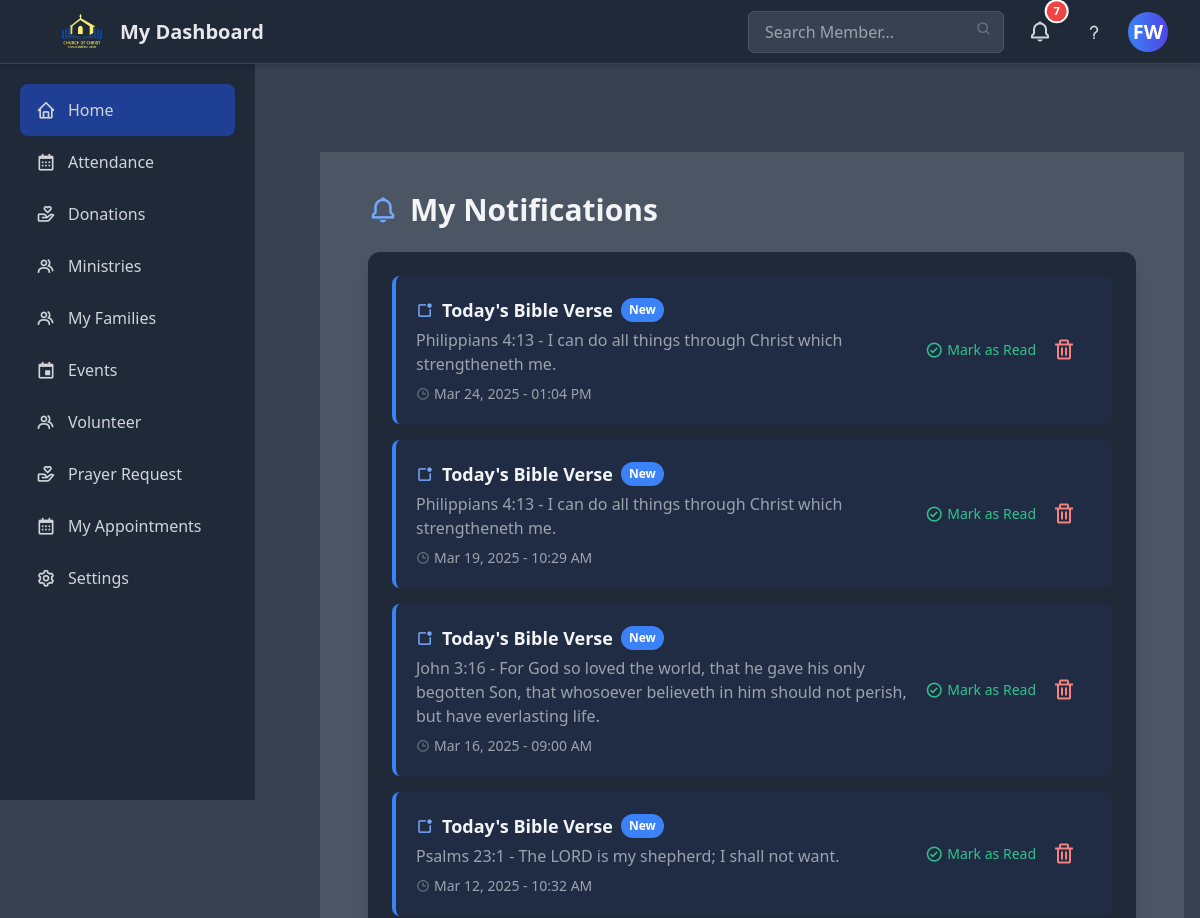
The app's page /contact/dashboard/notifications/ (signed in, upper part), older data.
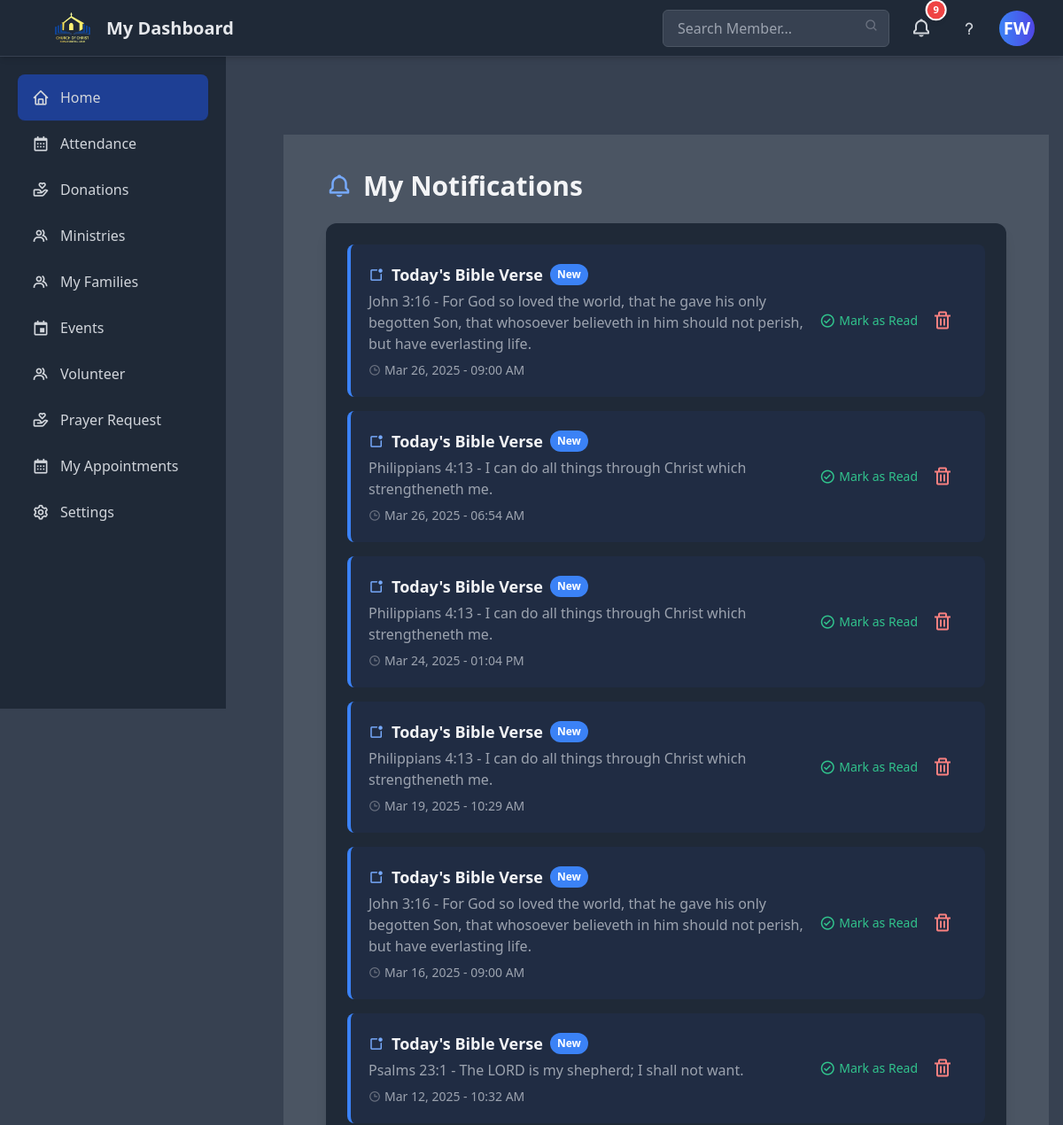
The same page, newer data.
### account/models.py (models this page shows, shortened)
class Church(models.Model):
    name = models.CharField(max_length=255, unique=True)
    address = models.CharField(max_length=255, blank=True, null=True)
    phone_number = models.CharField(max_length=20, blank=True, null=True)
    email = models.EmailField(blank=True, null=True)
    website = models.URLField(blank=True, null=True)
    description = models.TextField(blank=True, null=True)
    logo = CompressedImageField(upload_to='church_logos/', blank=True, null=True)  # Ensure Pillow is
    created_at = models.DateTimeField(auto_now_add=True, editable=False)
    updated_at = models.DateTimeField(auto_now=True, editable=False)
    created_by = models.ForeignKey(User, on_delete=models.SET_NULL, null=True, related_name='created_churches', editable=False)
    updated_by = models.ForeignKey(User, on_delete=models.SET_NULL, null=True, related_name='updated_churches', editable=False)
    class Meta:
        verbose_name_plural = "Churches"

### membership/models.py (models this page shows, shortened)
class Member(models.Model):
    GENDER_CHOICES = [
        ('M', 'Male'),
        ('F', 'Female'),
    ]
    APPROVAL_CHOICES = [
        ('pending', 'Pending'),
        ('approved', 'Approved'),
        ('rejected', 'Rejected'),
    ]
    user = models.OneToOneField(User, on_delete=models.CASCADE, help_text="The associated user account.")
    phone = models.CharField(max_length=20, blank=True, help_text="Member's phone number.")
    address = models.TextField(blank=True, help_text="Member's full address.")
    date_of_birth = models.DateField(null=True, blank=True, help_text="Member's date of birth.")
    date_joined = models.DateField(auto_now_add=True, help_text="Date when the member joined.")
    baptized = models.BooleanField(default=False, help_text="Indicates if the member is baptized.")
    ministries = models.ManyToManyField(Ministry, blank=True, related_name="members", help_text="The ministries this member belongs to.")
    photo = CompressedImageField(upload_to='members/', blank=True, null=True, help_text="Member's profile picture.")
    gender = models.CharField(max_length=1, choices=GENDER_CHOICES, help_text="Gender of the member.")
    can_lead = models.BooleanField(default=False, help_text="Indicates if the member can lead services (for males only).")
    approval_status = models.CharField(
        max_length=10, choices=APPROVAL_CHOICES, default='pending'
    )
    class Meta:
        ordering = ['user__username']

### contact/models.py (models this page shows, shortened)
class Notification(models.Model):
    title = models.CharField(max_length=200)
    content = models.TextField()
    created_at = models.DateTimeField(auto_now_add=True)
    is_read = models.BooleanField(default=False)
    member = models.ForeignKey(
        'membership.Member',
        on_delete=models.SET_NULL,
        null=True,
        blank=True  # Allows NULL for general notifications
    )
    class Meta:
        ordering = ['-created_at']

### contact/views.py (the view)
# urls.py: path('dashboard/notifications/', contact_views.member_dashboard_notifications, name='member_dashboard_notifications'),
@login_required
def member_dashboard_notifications(request):
    member = getattr(request.user, 'member', None)
    if member:
        notifications = Notification.objects.filter(
            Q(member__isnull=True) | Q(member=member)
        ).order_by('-created_at')
    else:
        notifications = Notification.objects.filter(
            member__isnull=True
        ).order_by('-created_at')
    context = {
        'member': member,
        'notifications': notifications
    }
    return render(request, 'contact/member_dashboard_notifications.html', context)

### contact/templates/contact/member_dashboard_notifications.html (shortened to what this page needs)
{% extends 'member_dashboard.html' %}
{% block content %}
<div class="max-w-4xl mx-auto px-4 sm:px-6 lg:px-8 py-6">
    <h1 class="text-2xl sm:text-3xl font-bold text-gray-900 dark:text-gray-100 mb-6 flex items-center gap-3">
        <i class="bx bx-bell text-3xl text-blue-600 dark:text-blue-400"></i>
        My Notifications
    </h1>
    {% if notifications %}
        <div class="bg-white dark:bg-gray-800 rounded-xl shadow-lg p-6">
            <ul class="space-y-4">
                {% for notification in notifications %}
                <li class="flex flex-col sm:flex-row items-start sm:items-center justify-between p-5 rounded-lg transition-all duration-300
                    {% if not notification.is_read %}
                        bg-blue-50 dark:bg-blue-900/20 border-l-4 border-blue-500
                    {% else %}
                        bg-gray-50 dark:bg-gray-700 hover:bg-gray-100 dark:hover:bg-gray-600
                    {% endif %}">
                    <div class="flex-1">
                        <h3 class="font-semibold text-gray-900 dark:text-gray-100 text-lg flex items-center gap-2">
                            <i class="bx bx-notification text-blue-500 dark:text-blue-400"></i>
                            {{ notification.title }}
                            {% if not notification.is_read %}
                                <span class="bg-blue-500 text-white text-xs px-2 py-1 rounded-full">New</span>
                            {% endif %}
                        </h3>
                        <p class="text-gray-600 dark:text-gray-400 mt-1">{{ notification.content }}</p>
                        <p class="text-gray-500 dark:text-gray-400 text-sm mt-2 flex items-center gap-1">
                            <i class="bx bx-time text-gray-400 dark:text-gray-500"></i>
                            {{ notification.created_at|date:"M d, Y - h:i A" }}
                        </p>
                    </div>
                    <div class="flex items-center gap-4 mt-3 sm:mt-0">
                        {% if not notification.is_read %}
                        <form action="{% url 'contact:mark_as_read' notification.pk %}" method="POST">
                            <button type="submit"
                                    class="text-green-600 dark:text-green-400 hover:text-green-700 dark:hover:text-green-300 text-sm font-medium flex items-center gap-1 transition-colors duration-200">
                                <i class="bx bx-check-circle text-lg"></i>
                                <span>Mark as Read</span>
                            </button>
                        </form>
                        {% endif %}
                        <button type="button" onclick="confirmDeleteNotification({{ notification.pk }})"
                                class="text-red-600 dark:text-red-400 hover:text-red-700 dark:hover:text-red-300 transition-all duration-200 hover:scale-110">
                            <i class="bx bx-trash text-2xl"></i>
                        </button>
                    </div>
                </li>
                {% endfor %}
            </ul>
        </div>
    {% endif %}
</div>
{% endblock %}

### templates/partials/_dashboard_topnav.html (shortened to what this page needs)
<header class="bg-white border-b h-16 fixed top-0 left-0 w-full z-40 shadow-md transition-shadow duration-300 dark:bg-gray-800 dark:border-gray-700">
    <div class="max-w-7xl mx-auto px-4 sm:px-6 lg:px-8">
        <div class="flex items-center justify-between h-16">
            <div class="flex items-center space-x-4">
                <a href="{% url 'community:home' %}" class="flex items-center space-x-2">
                    <img src="{{church.logo.url}}" alt="Church logo" class="h-16 w-auto">
                    <span class="text-xl font-semibold text-gray-800 hidden sm:block dark:text-gray-200">My Dashboard</span>
                </a>
            </div>
            <div class="flex items-center space-x-4">
                <div class="relative hidden md:block">
                    <input type="text" placeholder="Search Member..."
                        class="w-64 px-4 py-2 rounded-md border border-gray-300 bg-gray-50 dark:bg-gray-700 dark:border-gray-600 dark:text-gray-300 focus:bg-white dark:focus:bg-gray-800 focus:outline-none focus:ring-2 focus:ring-blue-500 transition-shadow duration-200">
                    <i class='bx bx-search absolute right-3 top-2.5 text-gray-400 dark:text-gray-500'></i>
                </div>
                <div class="relative group">
                    <button class="relative p-2 rounded-full hover:bg-gray-100 dark:hover:bg-gray-700 focus:outline-none focus:ring-2 focus:ring-blue-500 transition-all duration-200">
                        <i class="bx bx-bell text-2xl text-gray-700 hover:text-gray-900 dark:text-gray-300 dark:hover:text-gray-100 transition-colors"></i>
                        {% if unread_notification_count > 0 %}
                            <span class="absolute top-0 right-0 transform translate-x-1/3 -translate-y-1/3
                                bg-red-500 text-white text-[0.7rem] font-semibold
                                w-5 h-5 flex items-center justify-center
                                rounded-full shadow-md ring-2 ring-white
                                transition-all duration-300 animate-pulse hover:animate-none">
                                {{ unread_notification_count }}
                            </span>
                        {% endif %}
                    </button>
                </div>
                <button class="p-2 rounded-full hover:bg-gray-100 dark:hover:bg-gray-700 focus:outline-none focus:ring-2 focus:ring-blue-500 transition duration-200">
                    <i class='bx bx-question-mark text-xl text-gray-700 dark:text-gray-300'></i>
                </button>
                <div class="relative group">
                    {% if member.photo %}
                        <img src="{{ member.photo.url }}" alt="{{ member.user.username }}"
                            class="h-10 w-10 rounded-full object-cover cursor-pointer hover:ring-2 hover:ring-blue-300 transition-shadow duration-200">
                    {% else %}
                        <div class="h-10 w-10 rounded-full bg-gradient-to-r from-blue-500 to-indigo-600 flex items-center justify-center text-white font-bold text-xl cursor-pointer hover:scale-105 hover:shadow-md transition duration-300 ease-in-out">
                            {{ member.user.first_name|slice:":1" }}{{ member.user.last_name|slice:":1" }}
                        </div>
                    {% endif %}
                </div>
            </div>
        </div>
    </div>
</header>

Row changes from the older to the newer data that the page shows:
added Notification: title "Today's Bible Verse", is_read "New", content "John 3:16 - For God so loved the world, that he gave his only begotten Son, that whosoever believeth in him should not perish, but have everlasting life.", created_at "Mar 26, 2025 - 09:00 AM"
added Notification: title "Today's Bible Verse", is_read "New", content "Philippians 4:13 - I can do all things through Christ which strengtheneth me.", created_at "Mar 26, 2025 - 06:54 AM"
Text that changed along with them:
{{ unread_notification_count }}: "7" → "9"
